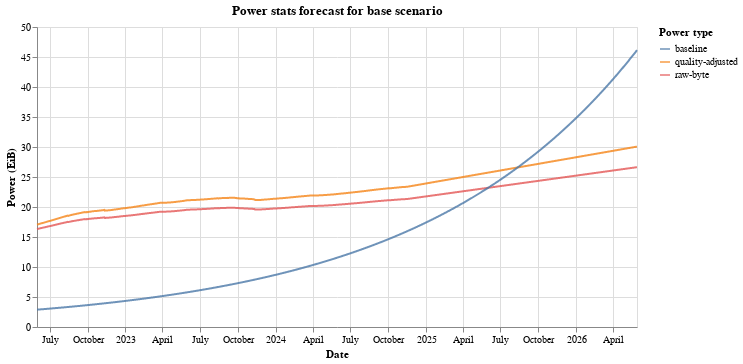

Write notebook code for a chart like this one.
### Markdown cell above
#### Plot results

### Code cell
source = df[["date", "total_power", "power_type"]]
source["total_power"] = source["total_power"]/1024.0
source = pd.concat([source, baseline_df])

alt.Chart(source).mark_line(opacity=0.8).encode(
    x=alt.X('date:T', title="Date"),
    y=alt.Y('total_power:Q', title="Power (EiB)"),
    color=alt.Color('power_type:N', legend=alt.Legend(title="Power type"))
).properties(
    width=600, height=300, title="Power stats forecast for base scenario"
)

### Figure 1 — Vega-Lite specification as saved in the notebook (floating-point values rounded to 4 significant figures; data arrays with more than 128 entries replaced by an {"elided": "..."} marker saying what was removed)
{"$schema": "https://vega.github.io/schema/vega-lite/v4.17.0.json", "config": {"view": {"continuousHeight": 300, "continuousWidth": 400}}, "data": {"name": "data-b1cc263a2393f85f545f0aa40adaf03e"}, "datasets": {"data-b1cc263a2393f85f545f0aa40adaf03e": {"elided": "4380 records"}}, "encoding": {"color": {"field": "power_type", "legend": {"title": "Power type"}, "type": "nominal"}, "x": {"field": "date", "title": "Date", "type": "temporal"}, "y": {"field": "total_power", "title": "Power (EiB)", "type": "quantitative"}}, "height": 300, "mark": {"opacity": 0.8, "type": "line"}, "title": "Power stats forecast for base scenario", "width": 600}
